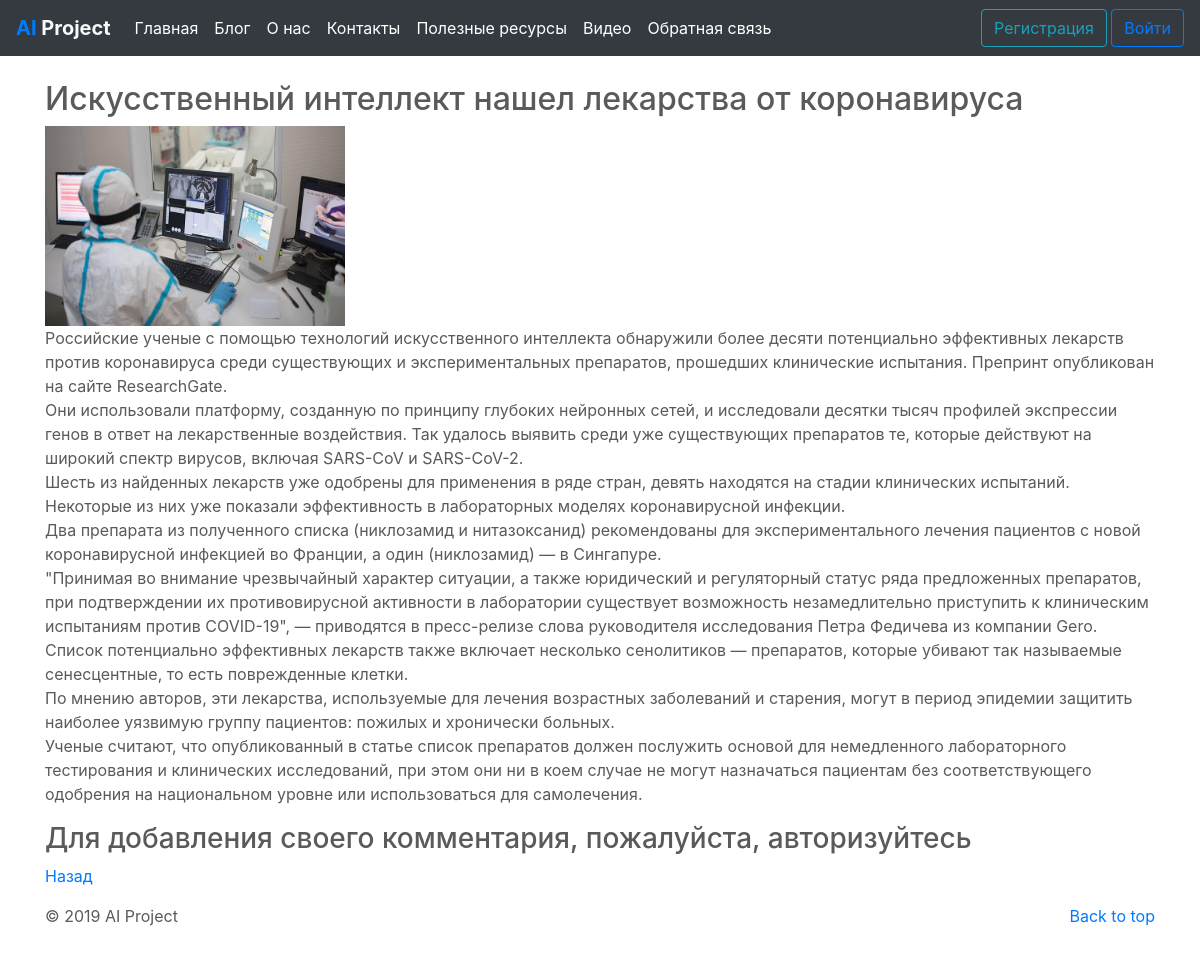
Screenshot of /3/ with the database file from the repository.
### app/models.py (models this page shows, shortened)
class Blog(models.Model):
    title = models.CharField(max_length = 100, unique_for_date = "posted", verbose_name = "Заголовок")
    description = models.TextField(verbose_name = "Краткое содержание")
    content = models.TextField(verbose_name = "Полное содержание")
    posted = models.DateTimeField(default = datetime.now(), db_index = True, verbose_name = "Опубликована")
    author = models.ForeignKey(User, null=True, blank=True, on_delete = models.SET_NULL, verbose_name = 'Автор')
    image = models.FileField(default = 'temp.jpg', verbose_name = "Путь к картинке")
    class Meta:
        db_table = "Posts"
        ordering = ["-posted"]
        verbose_name = "статья блога"
        verbose_name_plural = "статьи блога"

### app/views.py (the view)
# urls.py: path('<int:parametr>/', views.blogpost, name='blogpost'),
def blogpost(request, parametr):
    post_1 = Blog.objects.get(id=parametr) # запрос на выбор конкретной статьи по параметру
    comments = Comment.objects.filter(post=parametr)
    if request.method == 'POST':
        form = CommentForm(request.POST)
        if form.is_valid():
            comment_f = form.save(commit=False)
            comment_f.author = request.user
            comment_f.date = datetime.now()
            comment_f.post = Blog.objects.get(id=parametr)
            comment_f.save()
            return redirect('blogpost', parametr=post_1.id)
    else:
        form = CommentForm()
    assert isinstance(request, HttpRequest)
    return render(
        request,
        'app/blogpost.html',
        {
            'title':'AI Project | Блог',
            'post_1': post_1, # передача конкретной статьи в шаблон веб-страницы
            'comments': comments,
            'form': form,
            'year':datetime.now().year,
        }
    )

### app/templates/app/blogpost.html (shortened to what this page needs)
﻿{% extends "app/layout.html" %}
{% block content %}
<div class="container">
    <br />
    <h2> {{post_1.title}} </h2>
{% if post_1.image and post_1.image.url != '/media/temp.jpg' %}
    <img src="{{ post_1.image.url }}" alt="Картинка" width="300" height="200" />
{% endif %}
{% autoescape off %}
    <p style="float:left;"> {{post_1.content|linebreaksbr}} </p>
{% endautoescape off %}
{% if user.is_authenticated %}
    <h3>Добавить комментарий</h3>
    <form method="POST" >{% csrf_token %}
        <div>
            {{form.as_p}}
            <button type="submit" class="save btn btn-default">Отправить комментарий</button>
        </div>
    </form>
{% else %}
    <h3>Для добавления своего комментария, пожалуйста, авторизуйтесь</h3>
{% endif %}
<p><a href="{% url 'blog' %}">Назад</a></p>
</div>
{% endblock %}

### app/static/app/content/site.css (style rules this page uses)
body { padding-top: 2rem; padding-bottom: 3rem; color: #5a5a5a; }

### app/static/app/content/carousel.css (style rules this page uses)
body { padding-top: 2rem; padding-bottom: 3rem; color: #5a5a5a; }

### rows the page displays
Blog: title "Искусственный интеллект нашел лекарства от коронавируса", image (picture), content "Российские ученые с помощью технологий искусственного интеллекта обнаружили более десяти потенциально эффективных лекарств против коронавируса среди существующих и экспериментальных препаратов, прошедших клинические испытания. Препринт опубликован на сайте ResearchGate. Они использовали платформу, созданную по принципу глубоких нейронных сетей, и исследовали десятки тысяч профилей экспрессии генов в ответ на лекарственные воздействия. Так удалось выявить среди уже существующих препаратов те, которые действуют на широкий спектр вирусов, включая SARS-CoV и SARS-CoV-2. Шесть из найденных лекарств уже одобрены для применения в ряде стран, девять находятся на стадии клинических испытаний.…"
